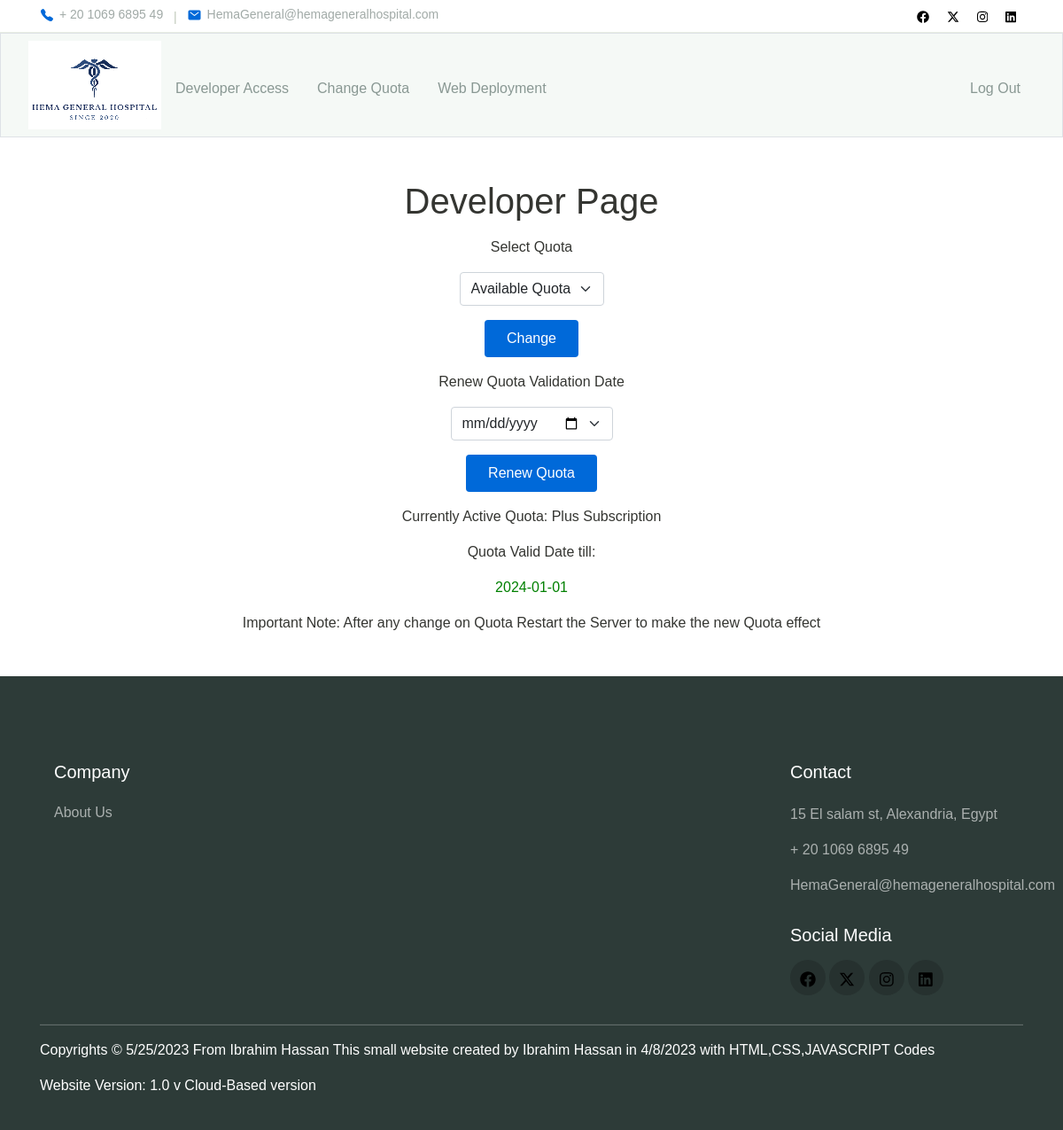
The app's page /Quota (signed in), older data.
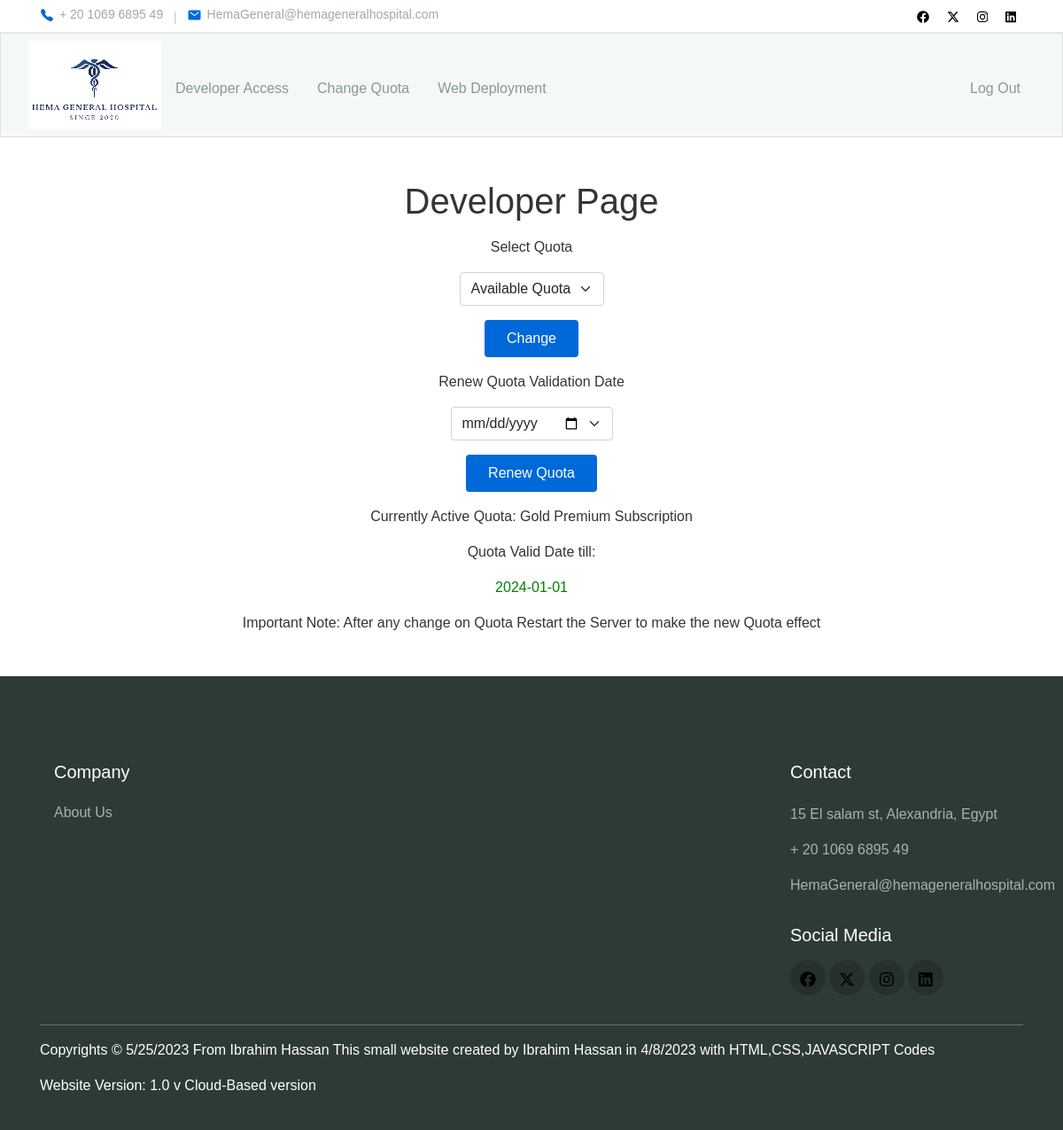
The same page, newer data.
### tables this page shows
CREATE TABLE Quota
(
Quota_name TEXT,
Quota_loaded TEXT,
Quota_users_number INTEGER,
Quota_staff_number INTEGER,
Quota_date TIMESTAMP,
Quota_log TIMESTAMP
);

### app.py (the view, shortened to what this page needs)
@app.route("/Quota",methods=["GET","POST"])
@login_required
def Quota():
    if session['user_id'] not in Developer_account:
        return redirect("/")
    Active_Quota = db.execute("SELECT * FROM Quota WHERE Quota_loaded = ?","Loaded")[0]['Quota_name']
    Quota_valid_date_old = db.execute("SELECT * FROM Quota WHERE Quota_loaded = ?", "Loaded")[0]['Quota_date']
    time = datetime.now().date().strftime("%Y-%m-%d")
    if time < Quota_valid_date_old:
        if request.method == "GET":
            return render_template("Quota.html", Active_Quota = Active_Quota, Quota_valid_date_old = Quota_valid_date_old)
    else:
        if request.method == "GET":
            return render_template("Quota.html", Active_Quota = Active_Quota, Quota_valid_date_old_2 = Quota_valid_date_old)

### Functions.py (called while the page is built)
def Get_account_id_from_admin_by_Type(TYPE):
    Quota_loaded = sqlite3.connect('Database.db').execute("SELECT Quota_staff_number FROM Quota WHERE Quota_loaded = ?",("Loaded",)).fetchall()[0]
    rows = sqlite3.connect('Database.db').execute(f"SELECT id FROM users WHERE TYPE = ? LIMIT {Quota_loaded[0]}",(TYPE,)).fetchall()
    output = [ row[0] for row in rows]
    return output

def Get_account_id_from_staff_by_Type(TYPE):
    timestamp = datetime.now().date().strftime("%Y-%m-%d")
    Quota_date = sqlite3.connect('Database.db').execute("SELECT Quota_date FROM Quota WHERE Quota_loaded = ?", ("Loaded",)).fetchall()[0][0]
    if timestamp > str(Quota_date):
        rows = sqlite3.connect('Database.db').execute(f"SELECT id FROM users WHERE TYPE = ? LIMIT 0",(TYPE,)).fetchall()
        output = [ row[0] for row in rows]
        return output
    Quota_loaded = sqlite3.connect('Database.db').execute("SELECT Quota_staff_number FROM Quota WHERE Quota_loaded = ?",("Loaded",)).fetchall()[0]
    rows = sqlite3.connect('Database.db').execute(f"SELECT id FROM users WHERE TYPE = ? LIMIT {Quota_loaded[0]}",(TYPE,)).fetchall()
    output = [ row[0] for row in rows]
    return output

### templates/Quota.html (shortened to what this page needs)
{% extends "layout_2.html" %}
{% block main %}
<h1>Developer Page</h1>
<form method="POST" action="/Quota">
    <div>
        Select Quota
    </div>
    <select class="form-select mx-auto w-auto" name = "New_Quota">
        <option disabled selected >Available Quota</option>
    </select>
    <button type="submit" class="btn btn-primary">Change</button>
</form>
<form method="POST" action="/Quota">
    <div>
        Renew Quota Validation Date
    </div>
    <input class="form-select mx-auto w-auto" name = "Quota_valid_date" type="date">
    <button type="submit" class="btn btn-primary">Renew Quota</button>
</form>
    <p> Currently Active Quota: {{Active_Quota}} Subscription</p>
    <p> Quota Valid Date till:  <div style="color:green;">{{Quota_valid_date}}</div><div style="color:green;">{{Quota_valid_date_old}}</div><div style="color:red;">{{Quota_valid_date_old_2}}</div></p>
    <P> Important Note: After any change on Quota Restart the Server to make the new Quota effect</P>
{% endblock %}

Row changes from the older to the newer data that the page shows:
changed Quota: Quota_name "Plus" → "Gold Premium"
